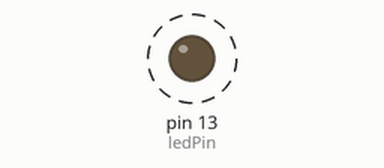
Simulated run of this sketch. Board: Arduino Uno, built with avr-gcc and run on an emulated ATmega328P. Shown: output pins drawn as LEDs (lit = HIGH). Dashed ring = blinking.

Above: at 0.05 s.
Timing chart, 0 to 3.0 s (numbered marks = the images above):
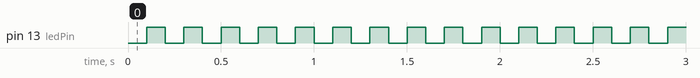

The sketch:

blink.ino
```cpp
/*--------------------------------------------------------------
  Program:      blink

  Description:  Blink the built in LED without a delay.

  Hardware:     Adafruit Feather Huzzah

  Software:     Developed using arduino-cli ${VERSION}.

  Date:         02FEB2022

  Author:       Nicholas Wilde 0x08b7d7a3
--------------------------------------------------------------*/

const int ledPin =  LED_BUILTIN;  // the number of the LED pin
int ledState = LOW;               // ledState used to set the LED
unsigned long previousMillis = 0; // will store last time LED was updated
const long interval = 100;        // interval at which to blink (milliseconds)

void setup() {
  pinMode(ledPin, OUTPUT);
}

void loop() {
  blink();
}

void blink(){
  unsigned long currentMillis = millis();
  if (currentMillis - previousMillis >= interval) {
    previousMillis = currentMillis;
    digitalWrite(ledPin, !digitalRead(ledPin));
  }
}
```

Measured:
- by itself, pin 13 (ledPin): alternates HIGH for 0.10 s and LOW for 0.10 s
